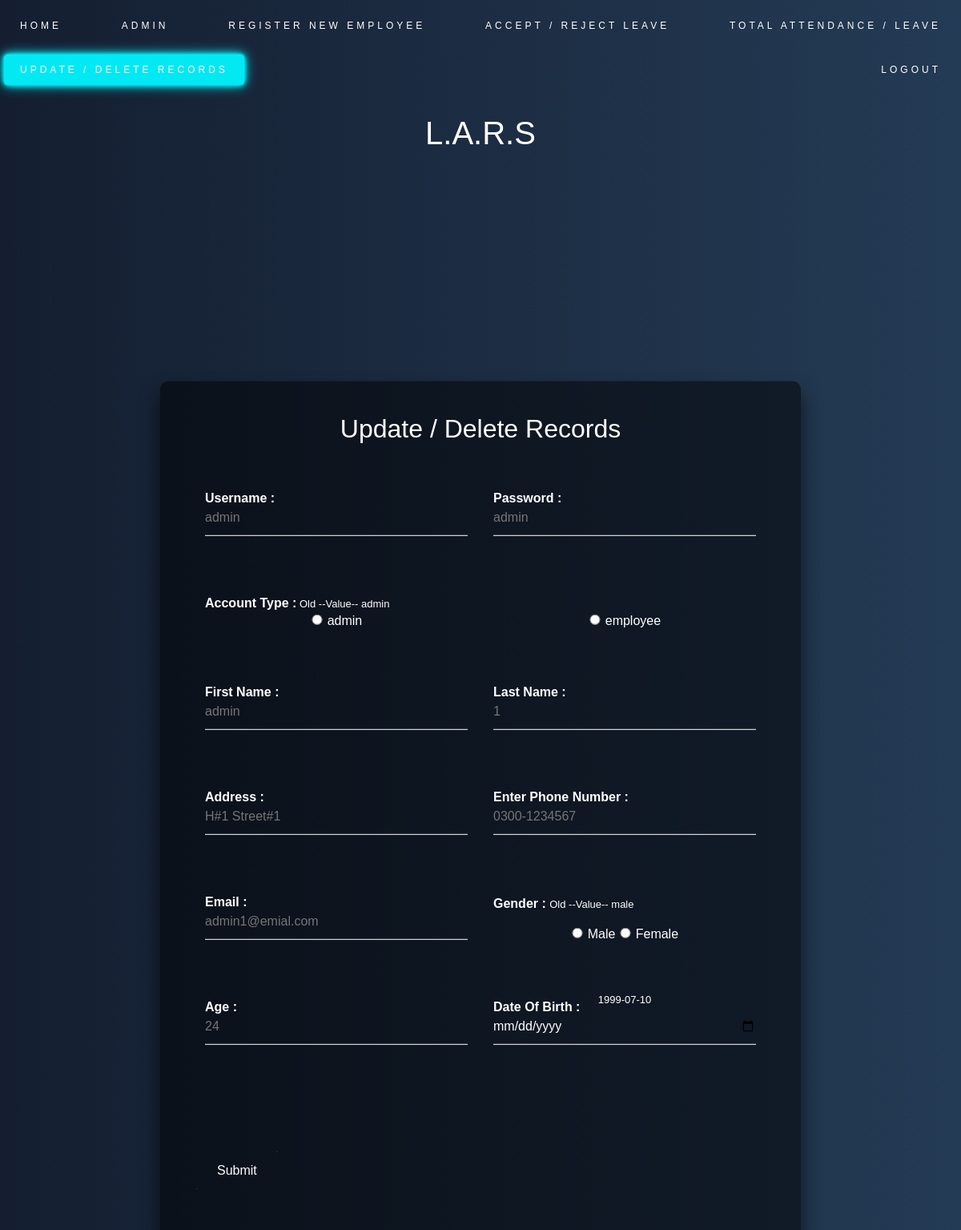
Page /admin/edit.php?id=admin (signed in) on the committed database.
### tables this page shows
CREATE TABLE `users` (
  `username` varchar(32) NOT NULL,
  `type` varchar(32) NOT NULL,
  `password` varchar(32) NOT NULL,
  `phone` varchar(32) NOT NULL,
  `first_name` varchar(32) NOT NULL,
  `last_name` varchar(32) NOT NULL,
  `home_address` varchar(32) NOT NULL,
  `email_address` varchar(32) NOT NULL,
  `gender` varchar(16) NOT NULL,
  `date_of_birth` date NOT NULL,
  `age` int(11) NOT NULL
);

### admin/edit.php (the view, shortened to what this page needs)
<?php
$id =  $_REQUEST['id'];
?>
<?php
include_once'header.php';
?>
<body>
<ul class="navbar">
  <li style="float:left"><a href="../index.php">Home</a></li>
  <li><a href="../adminPage.php">Admin</a></li>
  <li><a href="RegisterNew.php">Register New Employee</a></li>
  <li><a href="Accept_Reject_Leave.php">Accept / Reject Leave</a></li>
  <li><a href="Total_Records.php">Total Attendance / Leave</a></li>
  <li><a class="active" href="Update_Delete_Records.php">Update / Delete Records</a></li>
  <li style="float:right"><a href="logout.php?redirect=index.php">Logout</a></li>
</ul>
<div class="appName"><h1> L.A.R.S </h1></div>
<div class="login-box" style="width:800px; margin-top:250px;">
    <h2>Update / Delete Records</h2>
    <form action="editform.php" method="post">
    	<table>
    		<?php
    		$conn = mysqli_connect("localhost", "root", "", "lars_database");
    		$sel_query="Select * from users where username = '$id'";
			$result = mysqli_query($conn,$sel_query);
    		$f_userData = $result->fetch_array();
			if(!empty($f_userData)){
    		?>
        <tr><td>
        <div class="user-box">
        <label for="uname"><b>Username :</b></label><br>
        <input type="text" name="uname" placeholder="<?php echo $f_userData['username']; ?>"required>
        </div>
        </td>
        <td>
        <div class="user-box">
        <label for="psw"><b>Password :</b></label><br>
        <input type="password" name="psw" minlength="8" maxlength="16" size="16" placeholder="<?php echo $f_userData['password']; ?>" required>
        </div>
        </td></tr>
        <tr><td>
        <div class="user-box">
        <label for="actype"><b>Account Type :</b><h7> Old --Value-- <?php echo $f_userData['type']; ?></h7></label>
        </div>
        </td>
        </tr>
        <tr><td>
        <div class="user-box">
        <input style="width:5%" type="radio" name="actype" value="admin" required> admin
        </div>
        </td><td>
        <div class="user-box">
        <input style="width:5%"type="radio" name="actype" value="employee" required> employee
        </div>
        </td></tr>
        <tr><td>
        <div class="user-box">
        <label for="fname"><b>First Name :</b></label><br>
        <input style="width: 100%;" type="text" name="fname" placeholder="<?php echo $f_userData['first_name']; ?>" required>
        </div>
        </td>
        <td>
        <div class="user-box">
        <label for="lname"><b>Last Name :</b></label><br>
        <input style="width: 100%;" type="text" name="lname" placeholder="<?php echo $f_userData['last_name']; ?>" required>
        </div>
        </td></tr>
        <tr><td>
        <div class="user-box">
        <label for="address"><b>Address :</b></label><br>
        <input style="width: 100%;" type="text" name="address" placeholder="<?php echo $f_userData['home_address']; ?>" required>
        </div>
        </td>
        <td>
        <div class="user-box">
        <label for="phone"><b>Enter Phone Number :<b></label><br>
        <input style="width: 100%;" type="tel" id="phone" name="phone" placeholder="<?php echo $f_userData['phone']; ?>" pattern="[0-9]{4}-[0-9]{7}">
        </div>
        </td></tr>
        <tr><td>
        <div class="user-box">
        <label for="email"><b>Email :</b></label><br>
        <input style="width: 100%;" type="email" name="email" placeholder="<?php echo $f_userData['email_address']; ?>" required>
        </div>
        </td>
        <td>
        <div class="user-box">
        <label for="gender"><b>Gender : </b><h7>Old --Value-- <?php echo $f_userData['gender']; ?></h7></label><br><br>
        <input style="width:5%" type="radio" name="gender" value="male" required> Male
        <input style="width:5%" type="radio" name="gender" value="female" required> Female
        </div>
        </td></tr>
        <tr><td>
        <div class="user-box">
        <label for="age"><b>Age :</b></label><br>
        <input type="number" name="age" placeholder="<?php echo $f_userData['age']; ?>" required>
        </div>
        </td><td>
        <div class="user-box">
        <label for="dob_date" ><b>Date Of Birth :</b></label><h7><?php echo $f_userData['date_of_birth']; ?><h7><br>
        <input type="date" name="dob_date" required>
        </div>
        </td></tr>
<?php
}
?>
</table>
<br><br>
    <a>
    <button style="background-color: transparent; color: white; border: none;" class="button" type="submit" >
      Submit
    </button>
    </a>
</form>
<br>
</div>

### css/theme.css (style rules this page uses)
html { height: 100%; }
body { margin:0; padding:0; font-family: sans-serif; background: linear-gradient(to right,#141e30, #243b55); }
.login-box { position: absolute; top: 50%; left: 50%; width: 400px; padding: 40px; transform: translate(-50%, -50%); background: rgba(0,0,0,.5); box-sizing: border-box; box-shadow: 0 15px 25px rgba(0,0,0,.6); border-radius: 10px; }
.login-box h2 { margin: 0 0 30px; padding: 0; color: #fff; text-align: center; }
.login-box .user-box { position: relative; }
.login-box .user-box input { width: 100%; padding: 10px 0; font-size: 16px; color: #fff; margin-bottom: 30px; border: none; border-bottom: 1px solid #fff; outline: none; background: transparent; }
.login-box .user-box label { position: absolute; top:0; left: 0; padding: 10px 0; font-size: 16px; color: #fff; pointer-events: none; transition: .5s; }
.login-box form a { position: relative; display: inline-block; padding: 10px 20px; color: #03e9f4; font-size: 16px; text-decoration: none; text-transform: uppercase; overflow: hidden; transition: .5s; margin-top: 40px; letter-spacing: 4px }

### css/nav.css (style rules this page uses)
.appName { color: white; text-align: center; }
table { border-collapse: collapse; width: 100%; text-align: center; color:white; }
th, td { text-align: center; padding: 16px; }
a { position: relative; display: inline-block; padding: 10px 20px; color: #03e9f4; font-size: 12px; text-decoration: none; text-transform: uppercase; overflow: hidden; transition: .5s; margin-top: 5px; margin-bottom: 5px; margin-left: 5px; margin-right:5px; letter-spacing: 4px; }
ul { list-style-type: none; }
li a { position: relative; display: inline-block; padding: 10px 20px; color: #fff; font-size: 12px; text-decoration: none; text-transform: uppercase; overflow: hidden; transition: .5s; margin-top: 5px; margin-bottom: 5px; margin-left: 5px; margin-right:5px; letter-spacing: 4px; }
.active { background: #03e9f4; color: #fff; border-radius: 5px; box-shadow: 0 0 2px #03e9f4, 0 0 4px #03e9f4, 0 0 8px #03e9f4, 0 0 16px #03e9f4; }
.navbar { background-color: none; border: 0; -webkit-box-shadow: none; box-shadow: none; position: relative; }

### admin/header.php (style rules this page uses)
h7 { font-size:13px; }

### rows in the picture
users: uname "admin", type "admin", fname "admin", lname "1", address "H#1 Street#1", phone "0300-1234567", email "admin1@emial.com", gender "male", age "24", date_of_birth "1999-07-10"
